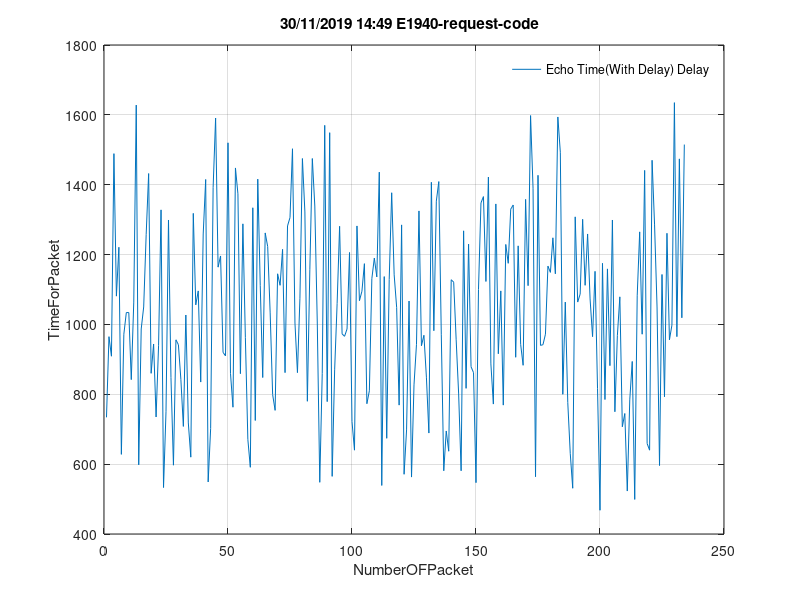

Write MATLAB code to recreate this figure.
time=[734  965  909  1489  1081  1221  628  972  1034  1034  842  1064  1628  598  987  1050  1257  1432  860  944  735  939  1328  533  750  1299  848  597  956  942  842  708  1027  718  620  1318  1056  1096  835  1259  1415  549  702  1392  1591  1164  1196  920  910  1520  860  763  1448  1374  859  1288  963  671  591  1334  725  1416  1112  848  1262  1223  1033  799  754  1145  1112  1215  862  1282  1306  1503  1004  862  1075  1475  1322  780  1158  1475  1339  1004  548  860  1570  779  1549  565  870  1060  1281  973  966  987  1206  722  640  1282  1068  1095  1174  773  810  1131  1190  1136  1436  539  1137  674  1129  1377  1142  1049  769  1285  571  698  1067  563  827  943  1325  939  969  849  689  1407  982  1353  1409  972  581  695  637  1128  1121  956  801  581  1268  817  1230  879  862  547  1100  1348  1366  1123  1422  887  772  1345  916  1096  769  1229  1175  1330  1342  906  1225  943  883  1358  1111  1598  1390  564  1427  940  942  972  1167  1149  1248  1145  1594  1493  800  1064  777  631  531  1308  1064  1087  1301  1112  1259  1073  965  1152  816  468  1175  785  1159  882  1299  750  968  1079  707  745  523  784  894  499  1082  1265  972  1441  659  640  1470  1285  1050  596  1143  793  1261  956  998  1635  965  1474  1019  1515 ];
plot(time);
sum=0;
for i=1:1:length(time)
sum=sum+time(i);
end
mo=sum/length(time);
disp(mo);
sum=0;
for i=1:1:length(time)
sum=sum+(mo-time(i))^2;
end
s=sum/length(time);
disp(s);
s1=sqrt(s);
disp(s1);
title(['30/11/2019 14:49 E1940-request-code  '])
xlabel('NumberOFPacket')
ylabel('TimeForPacket')
grid
legend('Echo Time(With Delay) Delay')
legend boxoff
